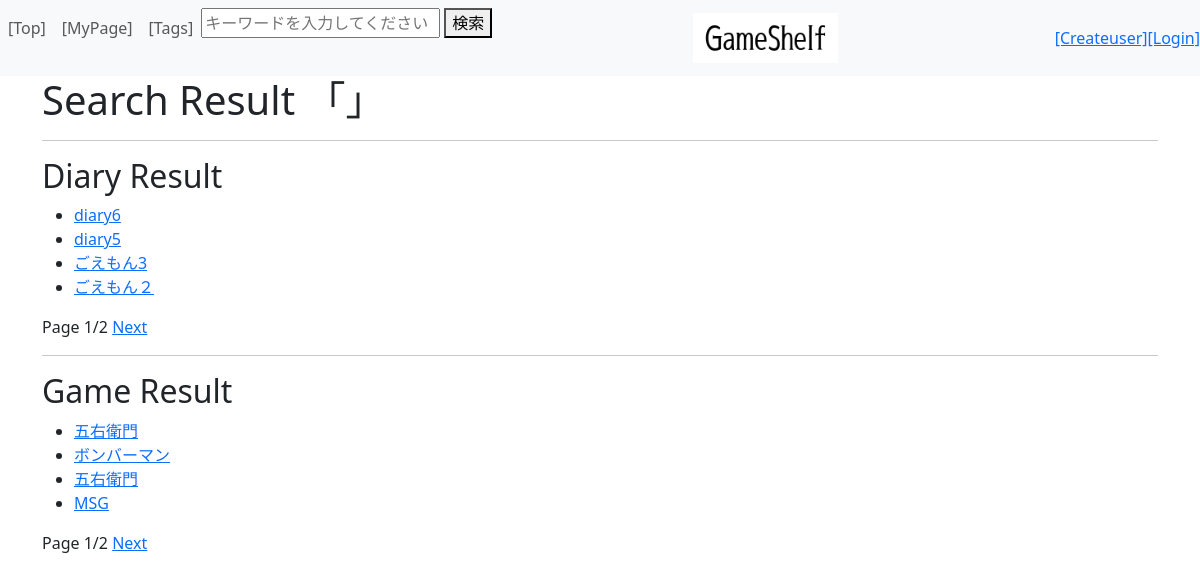
The page /tag_search/2 on the database as committed earlier.
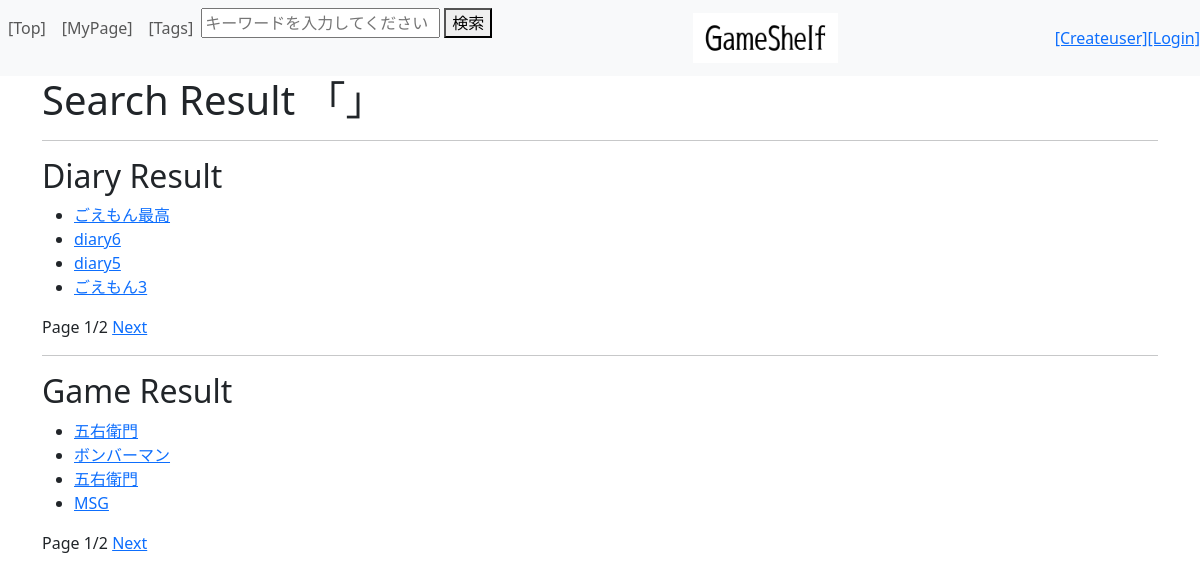
The same page on the database as committed later.
### diary/models.py (models this page shows, shortened)
class Diary(models.Model):
    diary_user = models.ForeignKey(CustomUser, on_delete=models.CASCADE)
    diary_game = models.ForeignKey(Game, on_delete=models.CASCADE)
    diary_tag = models.ManyToManyField(Tag)
    diary_title = models.CharField(max_length=100)
    diary_content = models.TextField()
    diary_rating = models.IntegerField(validators=[MaxValueValidator(100)])
    diary_spoiler = models.BooleanField(default=False) #ネタバレチェック、デフォで無し側
    class Meta:
        ordering = ("-id",)

### game/models.py (models this page shows, shortened)
class Game(models.Model):
    game_tag = models.ManyToManyField(Tag)
    game_title = models.CharField(max_length=100)
    game_content = models.TextField()
    game_image = models.ImageField(upload_to="media/", blank=True, null=True)
    class Meta:
        ordering = ['-id']

### top/views.py (the view)
# urls.py: path('tag_search/<int:tag_id>',views.tag_search,name="tag_search"),
def tag_search(request, tag_id):
    tag = Tag.objects.get(id=tag_id) #IDをもとに、どのタグで検索がされたのかを特定
    hit_diaries = Diary.objects.filter(diary_tag=tag) #データ全体から、タグの内容が一致するレコードを取り出す
    hit_game = Game.objects.filter(game_tag=tag)
    diary_paginator = Paginator(hit_diaries, 4) #4つで区切る
    game_paginator = Paginator(hit_game, 4) #4つで区切る
    diary_page_number = request.GET.get('diary-page', 1) #HTML側からページの要求があるので保存
    game_page_number = request.GET.get('game-page', 1) #初期値は1
    diary_display_page = diary_paginator.get_page(diary_page_number) #要求のあったページ情報を保存
    game_display_page = game_paginator.get_page(game_page_number)
    params={
        "searchword"         :   tag,
        "diary_display_page" :   diary_display_page,
        "game_display_page"  :   game_display_page,
    }
    return render(request, "top/search.html", params)

### top/templates/top/search.html (shortened to what this page needs)
{% extends "top/layout.html" %}
{% load static %}
{% block content %}
<h1>Search Result 「{{tagname}}」</h1>
<hr>
<div>
  <h2>Diary Result</h2>
  <ul>
    {% for diary in diary_display_page %}
      <li><a href="/diary/{{ diary.id }}">{{ diary.diary_title }}</a></li>
    {% endfor %}
  </ul>
  <span>Page {{ diary_display_page.number }}/{{ diary_display_page.paginator.num_pages }}</span>
  {% if diary_display_page.has_next %}
    <a href="?diary-page={{ diary_display_page.next_page_number }}&game-page={{ game_display_page.number }}">Next</a>
  {% endif %}
</div>
<hr>
<div>
  <h2>Game Result</h2>
  <ul>
    {% for game in game_display_page %}
      <li><a href="/game/{{ game.id }}">{{ game.game_title }}</a></li>
    {% endfor %}
  </ul>
  <span>Page {{ game_display_page.number }}/{{ game_display_page.paginator.num_pages }}</span>
  {% if game_display_page.has_next %}
    <a href="?game-page={{ game_display_page.next_page_number }}&diary-page={{ diary_display_page.number }}">Next</a>
  {% endif %}
</div>
{% endblock %}

Rows that differ between the two databases and show on the page:
no longer on this page (row unchanged): Diary: diary_title "ごえもん２"
added Diary: diary_title "ごえもん最高"
